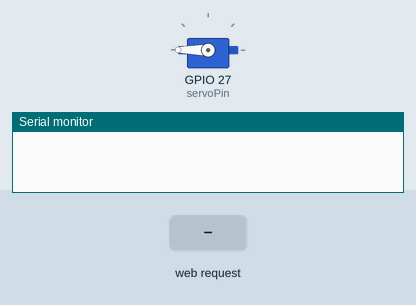
This sketch was run on a simulated ESP32. Parts: servo, the last lines printed to the serial monitor. Inputs (shaded band) come from the test bench.

Above: at 7.5 s.
7.6 s: HTTP request GET /27/on received
At 8.05 s:
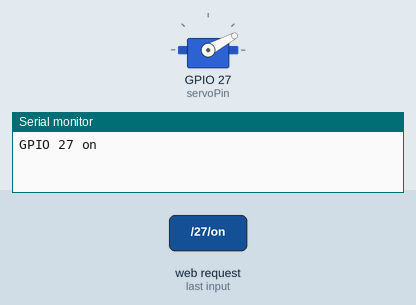
10.6 s: HTTP request GET /27/off received
At 11.06 s:
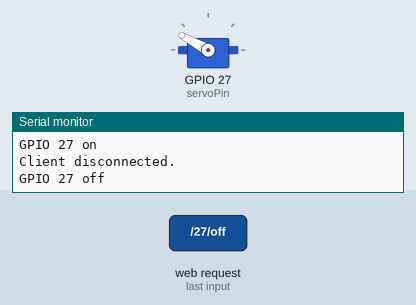
At 14.2 s:
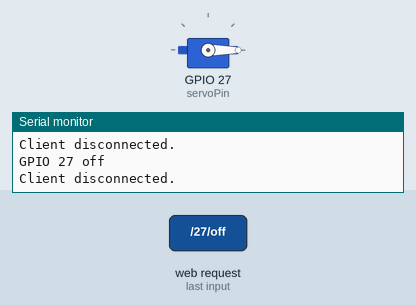
Timing chart, 0 to 15.7 s (numbered marks = the images above; inputs shaded):
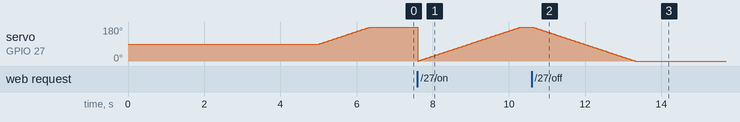

Measured:
- after the input at 10.6 s, servo on GPIO 27 (servoPin): moves from 180° to 0° over 2.7 s, starting at once

The sketch:

Servo_and_server.ino
```cpp
#include <Servo.h>
#include <WiFi.h>

static const int servoPin = 27;
const char* ssid     = "_d_r_z_w_i_"; //ssid
const char* password = "silne_haslo"; //haslo jakies

Servo servo1;
WiFiServer server(80);

String header;
int pos;
String statu = "";
String output27State = "on";

void setup() {
  servo1.attach(servoPin);

  // Jak ma być AP to wystarczy wywalić haselo
  WiFi.softAP(ssid, password);

  IPAddress IP = WiFi.softAPIP();

  //ustawia serwo na
  pos=servo1.read();
  if(pos>90){
    for(int a=pos; a>=90; a--){
        servo1.write(a);
        delay(15);
      }
  }else if(pos<90){
    for(int a=pos; a<=90; a++){
        servo1.write(a);
        delay(15);
    }
  }
  output27State = "on";
  statu = "otwarte";
  delay(5000);
  for(int a=90; a<=180; a++){
      servo1.write(a);
      delay(15);
    }
}
void loop() {
  WiFiClient client = server.available();

  if (client) {
    String currentLine = "";
    while (client.connected()) {
      if (client.available()) {
        char c = client.read();
        header += c;
        if (c == '\n') {
          if (currentLine.length() == 0) {
            client.println("HTTP/1.1 200 OK");
            client.println("Content-type:text/html");
            client.println("Connection: close");
            client.println();

            // STRONKA
            client.println("<!DOCTYPE html><html>");
            client.println("<head><meta name=\"viewport\" content=\"width=device-width, initial-scale=1\">");
            client.println("<link rel=\"icon\" href=\"data:,\">");
            client.println("<style> html { font-family: Helvetica; display: inline-block; margin: 0px auto; text-align: center;} body{font-family: 'Montserrat', sans-serif; margin:0}");
            client.println(".btn { flex: 1 1 auto; margin: 10px; padding: 30px; text-align: center; text-transform: uppercase; transition: 0.5s; background-size: 200% auto; color: white; box-shadow: 0 0 20px #eee; border-radius: 10px}");
            client.println(".btn-1 {background-image: linear-gradient(to right, #ff5e62 0%,#f6d365 51%, #ffecd2 100%);}");
            client.println("a { text-decoration: none; }");
            client.println("text-decoration: none; font-size: 30px; margin: 2px; cursor: pointer;}</style></head>");

            if (header.indexOf("GET /27/on") >= 0) {
              Serial.println("GPIO 27 on");
              output27State = "on";
              for(int posDegrees = 0; posDegrees <=180 ; posDegrees++) {
                servo1.write(posDegrees);
                delay(15);
                }
              statu = "otwarte";
            } else if (header.indexOf("GET /27/off") >= 0) {
              Serial.println("GPIO 27 off");
              output27State = "off";
              for(int posDegrees = 180; posDegrees >=0 ; posDegrees--) {
                servo1.write(posDegrees);
                delay(15);
                }
              statu = "zamkniete";
            }
            // Web Page Heading
            client.println("<body><h1>D R Z W I</h1>");
            client.println("<p>Stan drzwi: " + statu + "</p>");
            // If the output27 State is off, it displays the ON button
            if (output27State=="off") {
              client.println("<a href=\"/27/on\"><div class=\"btn btn-1\"><h>otworz</h></div></a>");
            } else {
              client.println("<a href=\"/27/off\"><div class=\"btn btn-1\"><h>zamknij</h></div></a>");
            }
            client.println("</body></html>");

            client.println();
            break;
          } else {
            currentLine = "";
          }
        } else if (c != '\r') {
          currentLine += c;
        }
      }

    }
    header = "";
    client.stop();
    Serial.println("Client disconnected.");
    Serial.println("");
  }
}
```
